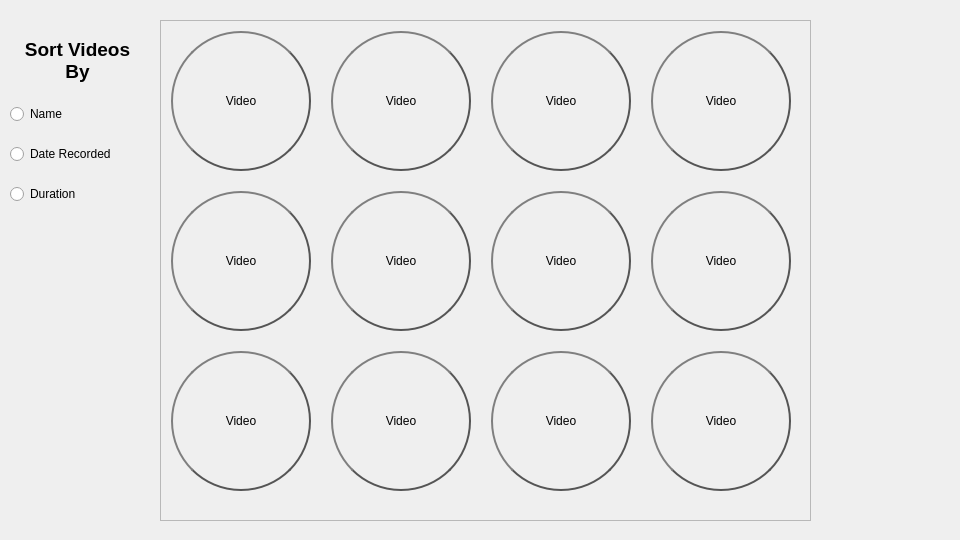
<?xml version="1.0" encoding="UTF-8"?>
<ui version="4.0">
 <class>Form</class>
 <widget class="QWidget" name="Form">
  <property name="geometry">
   <rect>
    <x>0</x>
    <y>0</y>
    <width>960</width>
    <height>540</height>
   </rect>
  </property>
  <property name="windowTitle">
   <string>Form</string>
  </property>
  <widget class="QScrollArea" name="scrollArea">
   <property name="geometry">
    <rect>
     <x>160</x>
     <y>20</y>
     <width>651</width>
     <height>501</height>
    </rect>
   </property>
   <property name="widgetResizable">
    <bool>true</bool>
   </property>
   <widget class="QWidget" name="scrollAreaWidgetContents">
    <property name="geometry">
     <rect>
      <x>0</x>
      <y>0</y>
      <width>649</width>
      <height>499</height>
     </rect>
    </property>
    <widget class="QPushButton" name="pushButton_17">
     <property name="geometry">
      <rect>
       <x>490</x>
       <y>330</y>
       <width>140</width>
       <height>140</height>
      </rect>
     </property>
     <property name="styleSheet">
      <string notr="true">QPushButton {
    border: 2px solid #555;
    border-radius: 70px;
    border-style: outset;
    background: qradialgradient(
        cx: 0.3, cy: -0.4, fx: 0.3, fy: -0.4,
        radius: 1.35, stop: 0 #fff, stop: 1 #888
        );
    padding: 5px;
    }

QPushButton:hover {
    background: qradialgradient(
        cx: 0.3, cy: -0.4, fx: 0.3, fy: -0.4,
        radius: 1.35, stop: 0 #fff, stop: 1 #bbb
        );
    }

QPushButton:pressed {
    border-style: inset;
    background: qradialgradient(
        cx: 0.4, cy: -0.1, fx: 0.4, fy: -0.1,
        radius: 1.35, stop: 0 #fff, stop: 1 #ddd
        );
    }
</string>
     </property>
     <property name="text">
      <string>Video</string>
     </property>
    </widget>
    <widget class="QPushButton" name="pushButton_13">
     <property name="geometry">
      <rect>
       <x>490</x>
       <y>170</y>
       <width>140</width>
       <height>140</height>
      </rect>
     </property>
     <property name="styleSheet">
      <string notr="true">QPushButton {
    border: 2px solid #555;
    border-radius: 70px;
    border-style: outset;
    background: qradialgradient(
        cx: 0.3, cy: -0.4, fx: 0.3, fy: -0.4,
        radius: 1.35, stop: 0 #fff, stop: 1 #888
        );
    padding: 5px;
    }

QPushButton:hover {
    background: qradialgradient(
        cx: 0.3, cy: -0.4, fx: 0.3, fy: -0.4,
        radius: 1.35, stop: 0 #fff, stop: 1 #bbb
        );
    }

QPushButton:pressed {
    border-style: inset;
    background: qradialgradient(
        cx: 0.4, cy: -0.1, fx: 0.4, fy: -0.1,
        radius: 1.35, stop: 0 #fff, stop: 1 #ddd
        );
    }
</string>
     </property>
     <property name="text">
      <string>Video</string>
     </property>
    </widget>
    <widget class="QPushButton" name="pushButton_15">
     <property name="geometry">
      <rect>
       <x>10</x>
       <y>170</y>
       <width>140</width>
       <height>140</height>
      </rect>
     </property>
     <property name="styleSheet">
      <string notr="true">QPushButton {
    border: 2px solid #555;
    border-radius: 70px;
    border-style: outset;
    background: qradialgradient(
        cx: 0.3, cy: -0.4, fx: 0.3, fy: -0.4,
        radius: 1.35, stop: 0 #fff, stop: 1 #888
        );
    padding: 5px;
    }

QPushButton:hover {
    background: qradialgradient(
        cx: 0.3, cy: -0.4, fx: 0.3, fy: -0.4,
        radius: 1.35, stop: 0 #fff, stop: 1 #bbb
        );
    }

QPushButton:pressed {
    border-style: inset;
    background: qradialgradient(
        cx: 0.4, cy: -0.1, fx: 0.4, fy: -0.1,
        radius: 1.35, stop: 0 #fff, stop: 1 #ddd
        );
    }
</string>
     </property>
     <property name="text">
      <string>Video</string>
     </property>
    </widget>
    <widget class="QPushButton" name="pushButton_18">
     <property name="geometry">
      <rect>
       <x>170</x>
       <y>330</y>
       <width>140</width>
       <height>140</height>
      </rect>
     </property>
     <property name="styleSheet">
      <string notr="true">QPushButton {
    border: 2px solid #555;
    border-radius: 70px;
    border-style: outset;
    background: qradialgradient(
        cx: 0.3, cy: -0.4, fx: 0.3, fy: -0.4,
        radius: 1.35, stop: 0 #fff, stop: 1 #888
        );
    padding: 5px;
    }

QPushButton:hover {
    background: qradialgradient(
        cx: 0.3, cy: -0.4, fx: 0.3, fy: -0.4,
        radius: 1.35, stop: 0 #fff, stop: 1 #bbb
        );
    }

QPushButton:pressed {
    border-style: inset;
    background: qradialgradient(
        cx: 0.4, cy: -0.1, fx: 0.4, fy: -0.1,
        radius: 1.35, stop: 0 #fff, stop: 1 #ddd
        );
    }
</string>
     </property>
     <property name="text">
      <string>Video</string>
     </property>
    </widget>
    <widget class="QPushButton" name="pushButton_10">
     <property name="geometry">
      <rect>
       <x>330</x>
       <y>10</y>
       <width>140</width>
       <height>140</height>
      </rect>
     </property>
     <property name="styleSheet">
      <string notr="true">QPushButton {
    border: 2px solid #555;
    border-radius: 70px;
    border-style: outset;
    background: qradialgradient(
        cx: 0.3, cy: -0.4, fx: 0.3, fy: -0.4,
        radius: 1.35, stop: 0 #fff, stop: 1 #888
        );
    padding: 5px;
    }

QPushButton:hover {
    background: qradialgradient(
        cx: 0.3, cy: -0.4, fx: 0.3, fy: -0.4,
        radius: 1.35, stop: 0 #fff, stop: 1 #bbb
        );
    }

QPushButton:pressed {
    border-style: inset;
    background: qradialgradient(
        cx: 0.4, cy: -0.1, fx: 0.4, fy: -0.1,
        radius: 1.35, stop: 0 #fff, stop: 1 #ddd
        );
    }
</string>
     </property>
     <property name="text">
      <string>Video</string>
     </property>
    </widget>
    <widget class="QPushButton" name="pushButton_16">
     <property name="geometry">
      <rect>
       <x>330</x>
       <y>330</y>
       <width>140</width>
       <height>140</height>
      </rect>
     </property>
     <property name="styleSheet">
      <string notr="true">QPushButton {
    border: 2px solid #555;
    border-radius: 70px;
    border-style: outset;
    background: qradialgradient(
        cx: 0.3, cy: -0.4, fx: 0.3, fy: -0.4,
        radius: 1.35, stop: 0 #fff, stop: 1 #888
        );
    padding: 5px;
    }

QPushButton:hover {
    background: qradialgradient(
        cx: 0.3, cy: -0.4, fx: 0.3, fy: -0.4,
        radius: 1.35, stop: 0 #fff, stop: 1 #bbb
        );
    }

QPushButton:pressed {
    border-style: inset;
    background: qradialgradient(
        cx: 0.4, cy: -0.1, fx: 0.4, fy: -0.1,
        radius: 1.35, stop: 0 #fff, stop: 1 #ddd
        );
    }
</string>
     </property>
     <property name="text">
      <string>Video</string>
     </property>
    </widget>
    <widget class="QPushButton" name="pushButton_11">
     <property name="geometry">
      <rect>
       <x>490</x>
       <y>10</y>
       <width>140</width>
       <height>140</height>
      </rect>
     </property>
     <property name="styleSheet">
      <string notr="true">QPushButton {
    border: 2px solid #555;
    border-radius: 70px;
    border-style: outset;
    background: qradialgradient(
        cx: 0.3, cy: -0.4, fx: 0.3, fy: -0.4,
        radius: 1.35, stop: 0 #fff, stop: 1 #888
        );
    padding: 5px;
    }

QPushButton:hover {
    background: qradialgradient(
        cx: 0.3, cy: -0.4, fx: 0.3, fy: -0.4,
        radius: 1.35, stop: 0 #fff, stop: 1 #bbb
        );
    }

QPushButton:pressed {
    border-style: inset;
    background: qradialgradient(
        cx: 0.4, cy: -0.1, fx: 0.4, fy: -0.1,
        radius: 1.35, stop: 0 #fff, stop: 1 #ddd
        );
    }
</string>
     </property>
     <property name="text">
      <string>Video</string>
     </property>
    </widget>
    <widget class="QPushButton" name="pushButton_19">
     <property name="geometry">
      <rect>
       <x>10</x>
       <y>330</y>
       <width>140</width>
       <height>140</height>
      </rect>
     </property>
     <property name="styleSheet">
      <string notr="true">QPushButton {
    border: 2px solid #555;
    border-radius: 70px;
    border-style: outset;
    background: qradialgradient(
        cx: 0.3, cy: -0.4, fx: 0.3, fy: -0.4,
        radius: 1.35, stop: 0 #fff, stop: 1 #888
        );
    padding: 5px;
    }

QPushButton:hover {
    background: qradialgradient(
        cx: 0.3, cy: -0.4, fx: 0.3, fy: -0.4,
        radius: 1.35, stop: 0 #fff, stop: 1 #bbb
        );
    }

QPushButton:pressed {
    border-style: inset;
    background: qradialgradient(
        cx: 0.4, cy: -0.1, fx: 0.4, fy: -0.1,
        radius: 1.35, stop: 0 #fff, stop: 1 #ddd
        );
    }
</string>
     </property>
     <property name="text">
      <string>Video</string>
     </property>
    </widget>
    <widget class="QPushButton" name="pushButton_9">
     <property name="geometry">
      <rect>
       <x>170</x>
       <y>10</y>
       <width>140</width>
       <height>140</height>
      </rect>
     </property>
     <property name="styleSheet">
      <string notr="true">QPushButton {
    border: 2px solid #555;
    border-radius: 70px;
    border-style: outset;
    background: qradialgradient(
        cx: 0.3, cy: -0.4, fx: 0.3, fy: -0.4,
        radius: 1.35, stop: 0 #fff, stop: 1 #888
        );
    padding: 5px;
    }

QPushButton:hover {
    background: qradialgradient(
        cx: 0.3, cy: -0.4, fx: 0.3, fy: -0.4,
        radius: 1.35, stop: 0 #fff, stop: 1 #bbb
        );
    }

QPushButton:pressed {
    border-style: inset;
    background: qradialgradient(
        cx: 0.4, cy: -0.1, fx: 0.4, fy: -0.1,
        radius: 1.35, stop: 0 #fff, stop: 1 #ddd
        );
    }
</string>
     </property>
     <property name="text">
      <string>Video</string>
     </property>
    </widget>
    <widget class="QPushButton" name="pushButton_14">
     <property name="geometry">
      <rect>
       <x>170</x>
       <y>170</y>
       <width>140</width>
       <height>140</height>
      </rect>
     </property>
     <property name="styleSheet">
      <string notr="true">QPushButton {
    border: 2px solid #555;
    border-radius: 70px;
    border-style: outset;
    background: qradialgradient(
        cx: 0.3, cy: -0.4, fx: 0.3, fy: -0.4,
        radius: 1.35, stop: 0 #fff, stop: 1 #888
        );
    padding: 5px;
    }

QPushButton:hover {
    background: qradialgradient(
        cx: 0.3, cy: -0.4, fx: 0.3, fy: -0.4,
        radius: 1.35, stop: 0 #fff, stop: 1 #bbb
        );
    }

QPushButton:pressed {
    border-style: inset;
    background: qradialgradient(
        cx: 0.4, cy: -0.1, fx: 0.4, fy: -0.1,
        radius: 1.35, stop: 0 #fff, stop: 1 #ddd
        );
    }
</string>
     </property>
     <property name="text">
      <string>Video</string>
     </property>
    </widget>
    <widget class="QPushButton" name="pushButton_12">
     <property name="geometry">
      <rect>
       <x>330</x>
       <y>170</y>
       <width>140</width>
       <height>140</height>
      </rect>
     </property>
     <property name="styleSheet">
      <string notr="true">QPushButton {
    border: 2px solid #555;
    border-radius: 70px;
    border-style: outset;
    background: qradialgradient(
        cx: 0.3, cy: -0.4, fx: 0.3, fy: -0.4,
        radius: 1.35, stop: 0 #fff, stop: 1 #888
        );
    padding: 5px;
    }

QPushButton:hover {
    background: qradialgradient(
        cx: 0.3, cy: -0.4, fx: 0.3, fy: -0.4,
        radius: 1.35, stop: 0 #fff, stop: 1 #bbb
        );
    }

QPushButton:pressed {
    border-style: inset;
    background: qradialgradient(
        cx: 0.4, cy: -0.1, fx: 0.4, fy: -0.1,
        radius: 1.35, stop: 0 #fff, stop: 1 #ddd
        );
    }
</string>
     </property>
     <property name="text">
      <string>Video</string>
     </property>
    </widget>
    <widget class="QPushButton" name="pushButton_8">
     <property name="geometry">
      <rect>
       <x>10</x>
       <y>10</y>
       <width>140</width>
       <height>140</height>
      </rect>
     </property>
     <property name="styleSheet">
      <string notr="true">QPushButton {
    border: 2px solid #555;
    border-radius: 70px;
    border-style: outset;
    background: qradialgradient(
        cx: 0.3, cy: -0.4, fx: 0.3, fy: -0.4,
        radius: 1.35, stop: 0 #fff, stop: 1 #888
        );
    padding: 5px;
    }

QPushButton:hover {
    background: qradialgradient(
        cx: 0.3, cy: -0.4, fx: 0.3, fy: -0.4,
        radius: 1.35, stop: 0 #fff, stop: 1 #bbb
        );
    }

QPushButton:pressed {
    border-style: inset;
    background: qradialgradient(
        cx: 0.4, cy: -0.1, fx: 0.4, fy: -0.1,
        radius: 1.35, stop: 0 #fff, stop: 1 #ddd
        );
    }
</string>
     </property>
     <property name="text">
      <string>Video</string>
     </property>
    </widget>
   </widget>
  </widget>
  <widget class="QLabel" name="label">
   <property name="geometry">
    <rect>
     <x>12</x>
     <y>30</y>
     <width>131</width>
     <height>61</height>
    </rect>
   </property>
   <property name="text">
    <string>&lt;html&gt;&lt;head/&gt;&lt;body&gt;&lt;p align=&quot;center&quot;&gt;&lt;span style=&quot; font-size:14pt; font-weight:600;&quot;&gt;Sort Videos &lt;br/&gt;By&lt;/span&gt;&lt;/p&gt;&lt;/body&gt;&lt;/html&gt;</string>
   </property>
  </widget>
  <widget class="QWidget" name="verticalLayoutWidget">
   <property name="geometry">
    <rect>
     <x>10</x>
     <y>90</y>
     <width>141</width>
     <height>131</height>
    </rect>
   </property>
   <layout class="QVBoxLayout" name="verticalLayout_2">
    <item>
     <widget class="QRadioButton" name="nameRadioButton">
      <property name="text">
       <string>Name</string>
      </property>
     </widget>
    </item>
    <item>
     <widget class="QRadioButton" name="dateRecordedRadioButton">
      <property name="text">
       <string>Date Recorded</string>
      </property>
     </widget>
    </item>
    <item>
     <widget class="QRadioButton" name="durationRadioButton">
      <property name="text">
       <string>Duration</string>
      </property>
     </widget>
    </item>
   </layout>
  </widget>
 </widget>
 <resources/>
 <connections/>
</ui>
